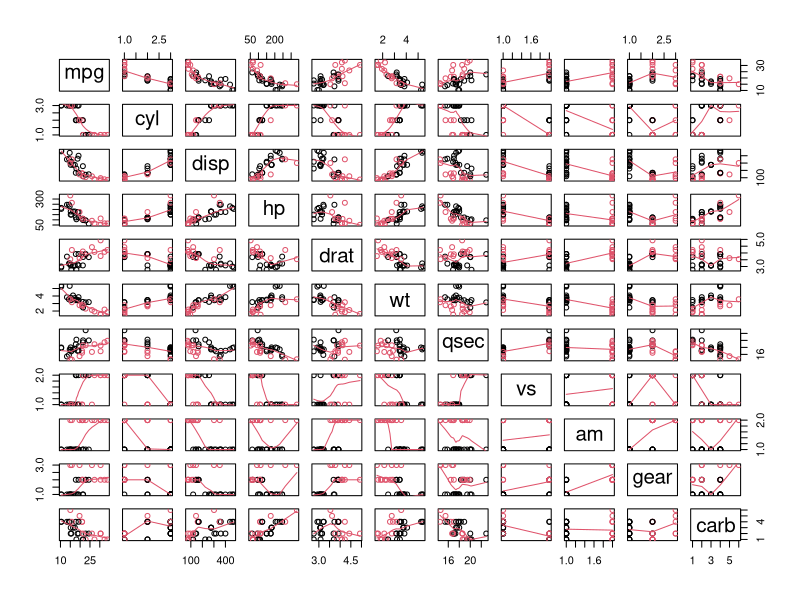
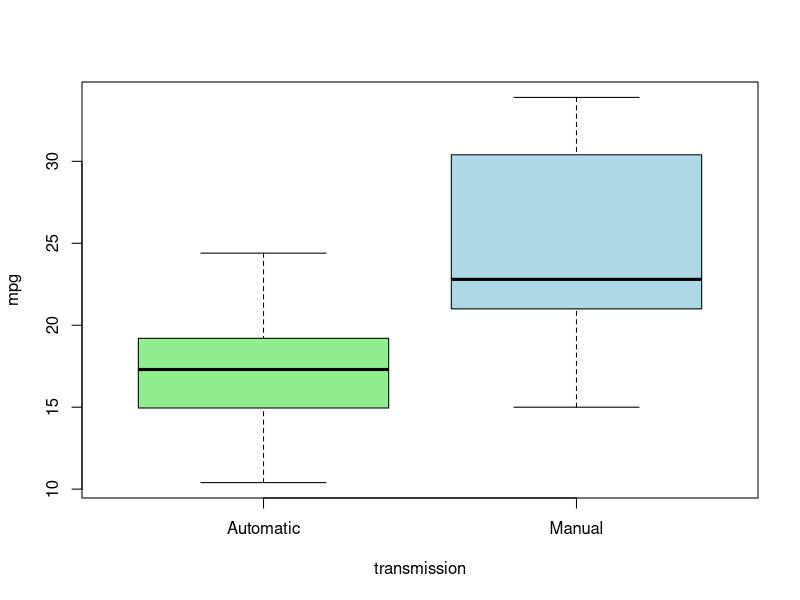
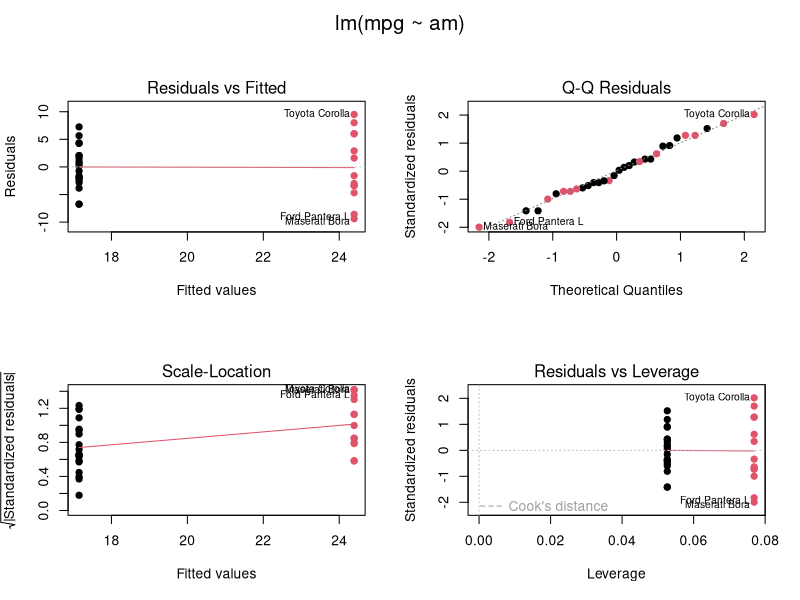
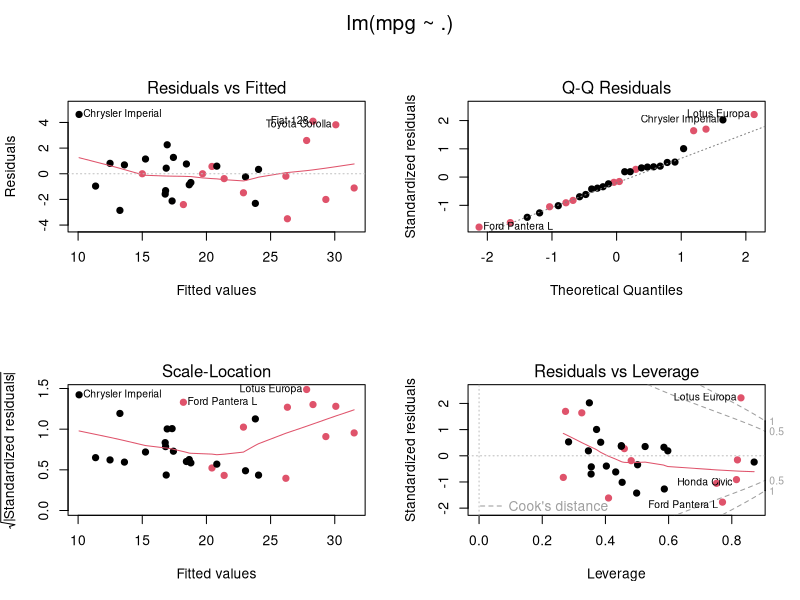
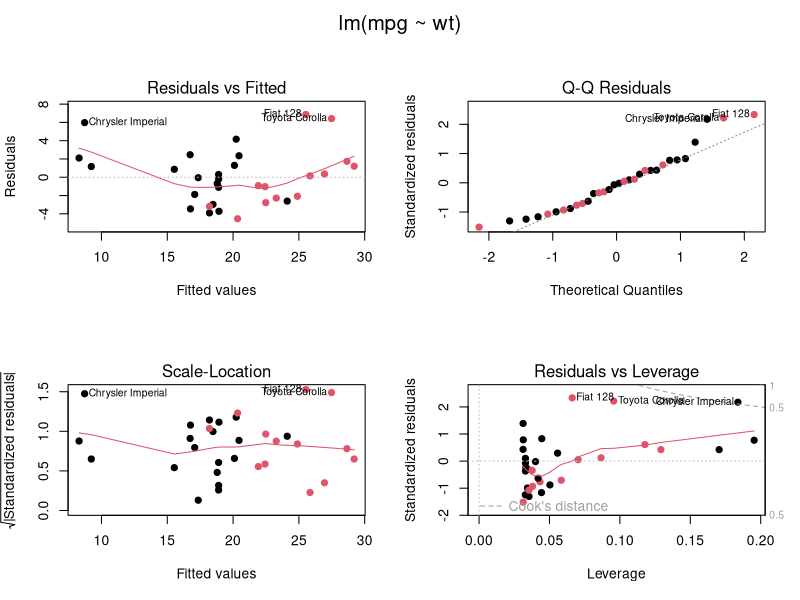
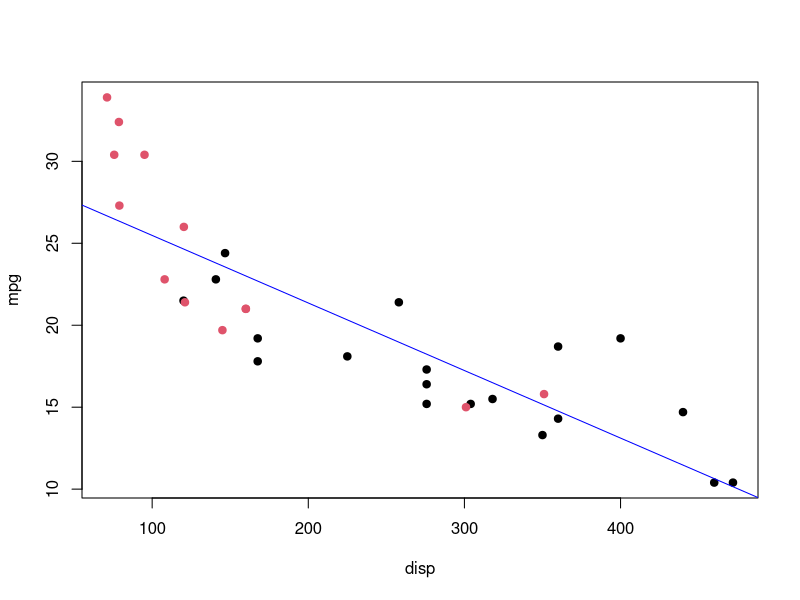
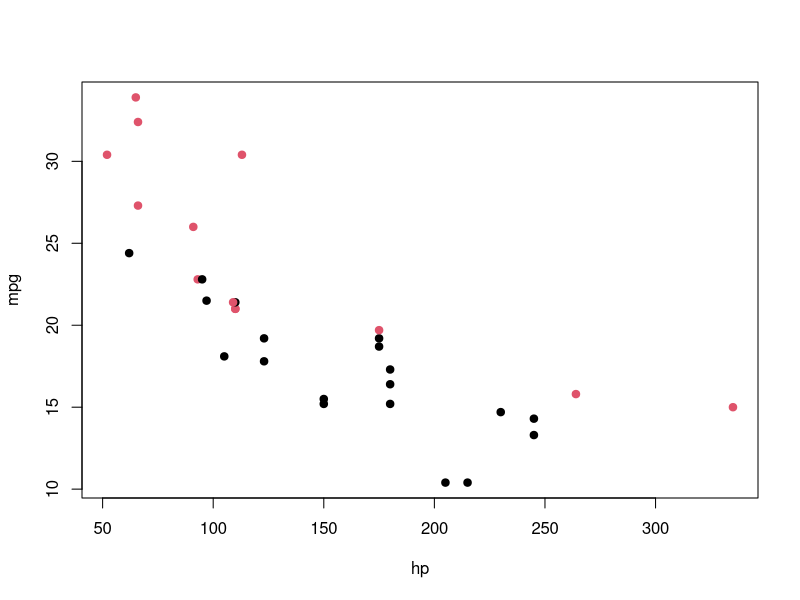
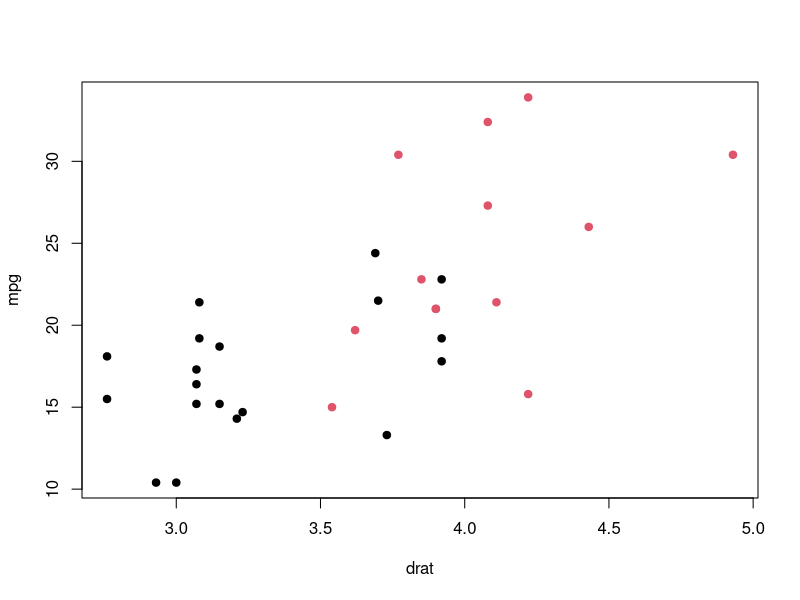

Here is the R script that generated these plots, in order:
library(ggplot2)
library(GGally)

ds <- mtcars
str(ds)
head(ds)

ds$cyl <- as.factor(ds$cyl)
ds$vs <- as.factor(ds$vs) #V-engine or Straight-engine
ds$am <- factor(ds$am,labels=c('Automatic','Manual')) #Transmission-type
ds$gear <- as.factor(ds$gear) 
ds$carb <- as.factor(ds$carb)
str(ds)

summary(ds)

#plot(ds)
pairs(ds, col=ds$am, panel = panel.smooth)

plot(ds$am,ds$mpg,col=c('lightgreen','lightblue'),xlab='transmission', ylab='mpg')

fit <- lm(mpg ~ am,ds)
mdl <- lm(mpg ~ .,ds)
mdl2 <- lm(mpg ~ wt,ds)

summary(fit)
summary(mdl)
summary(mdl2)

par.orig <- par()

par(mfrow = c(2, 2), oma = c(0, 0, 2, 0))
plot(fit,col=ds$am,pch=19)
plot(mdl,col=ds$am,pch=19)
plot(mdl2,col=ds$am,pch=19)
par(par.orig)

z <- lm(mpg ~ disp,ds)
plot(ds$disp,ds$mpg,pch=19,col=ds$am,xlab='disp', ylab='mpg')
abline(z,col='blue')

plot(ds$hp,ds$mpg,pch=19,col=ds$am,xlab='hp', ylab='mpg')
plot(ds$drat,ds$mpg,pch=19,col=ds$am,xlab='drat', ylab='mpg')

z <- lm(mpg ~ wt,ds)
plot(ds$wt,ds$mpg,pch=19,col=ds$am,xlab='weight', ylab='mpg')
abline(z,col='blue')

plot(ds$qsec,ds$mpg,pch=19,col=ds$am,xlab='1/4 mile', ylab='mpg')

plot(ds$vs,ds$mpg,pch=19,col='lightgreen',xlab='vs', ylab='mpg')
plot(ds$cyl,ds$mpg,pch=19,col='lightgreen',xlab='cylinder', ylab='mpg')
plot(ds$gear,ds$mpg,pch=19,col='lightgreen',xlab='gear', ylab='mpg')
plot(ds$carb,ds$mpg,pch=19,col='lightgreen',xlab='carb', ylab='mpg')

pairs(ds,panel=panel.smooth)
